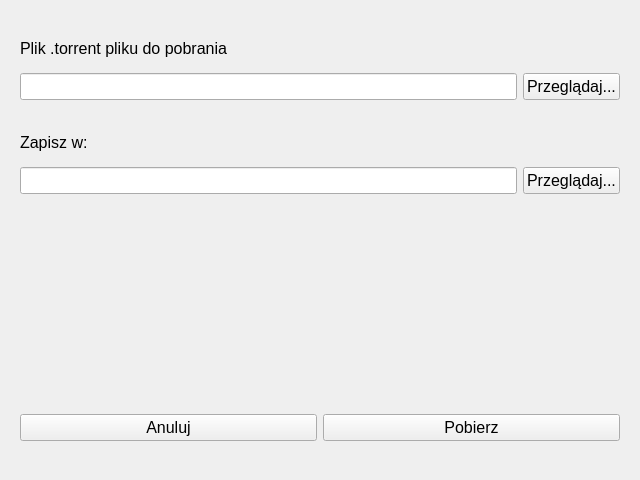
<?xml version="1.0" encoding="UTF-8"?>
<ui version="4.0">
 <class>DownloadFileWindow</class>
 <widget class="QWidget" name="DownloadFileWindow">
  <property name="windowModality">
   <enum>Qt::ApplicationModal</enum>
  </property>
  <property name="enabled">
   <bool>true</bool>
  </property>
  <property name="geometry">
   <rect>
    <x>0</x>
    <y>0</y>
    <width>640</width>
    <height>480</height>
   </rect>
  </property>
  <property name="focusPolicy">
   <enum>Qt::StrongFocus</enum>
  </property>
  <property name="contextMenuPolicy">
   <enum>Qt::ActionsContextMenu</enum>
  </property>
  <property name="windowTitle">
   <string>Pobierz nowy plik</string>
  </property>
  <layout class="QVBoxLayout" name="verticalLayout">
   <property name="topMargin">
    <number>30</number>
   </property>
   <property name="bottomMargin">
    <number>30</number>
   </property>
   <item>
    <widget class="QWidget" name="widget_5" native="true">
     <property name="sizePolicy">
      <sizepolicy hsizetype="Preferred" vsizetype="Preferred">
       <horstretch>0</horstretch>
       <verstretch>0</verstretch>
      </sizepolicy>
     </property>
     <layout class="QVBoxLayout" name="verticalLayout_2">
      <item>
       <widget class="QLabel" name="label">
        <property name="sizePolicy">
         <sizepolicy hsizetype="Preferred" vsizetype="Preferred">
          <horstretch>0</horstretch>
          <verstretch>0</verstretch>
         </sizepolicy>
        </property>
        <property name="font">
         <font>
          <pointsize>12</pointsize>
         </font>
        </property>
        <property name="text">
         <string>Plik .torrent pliku do pobrania</string>
        </property>
       </widget>
      </item>
      <item>
       <widget class="QWidget" name="widget_3" native="true">
        <property name="sizePolicy">
         <sizepolicy hsizetype="Preferred" vsizetype="Preferred">
          <horstretch>0</horstretch>
          <verstretch>0</verstretch>
         </sizepolicy>
        </property>
        <layout class="QHBoxLayout" name="horizontalLayout">
         <property name="leftMargin">
          <number>0</number>
         </property>
         <property name="rightMargin">
          <number>0</number>
         </property>
         <item>
          <widget class="QLineEdit" name="torrentName">
           <property name="font">
            <font>
             <pointsize>12</pointsize>
            </font>
           </property>
          </widget>
         </item>
         <item>
          <widget class="QPushButton" name="listTorrents">
           <property name="sizePolicy">
            <sizepolicy hsizetype="Minimum" vsizetype="Fixed">
             <horstretch>0</horstretch>
             <verstretch>0</verstretch>
            </sizepolicy>
           </property>
           <property name="font">
            <font>
             <pointsize>12</pointsize>
            </font>
           </property>
           <property name="text">
            <string>Przeglądaj...</string>
           </property>
          </widget>
         </item>
        </layout>
       </widget>
      </item>
     </layout>
    </widget>
   </item>
   <item>
    <widget class="QWidget" name="widget_6" native="true">
     <property name="sizePolicy">
      <sizepolicy hsizetype="Preferred" vsizetype="Preferred">
       <horstretch>0</horstretch>
       <verstretch>0</verstretch>
      </sizepolicy>
     </property>
     <layout class="QVBoxLayout" name="verticalLayout_3">
      <item>
       <widget class="QLabel" name="label_2">
        <property name="sizePolicy">
         <sizepolicy hsizetype="Preferred" vsizetype="Preferred">
          <horstretch>0</horstretch>
          <verstretch>0</verstretch>
         </sizepolicy>
        </property>
        <property name="font">
         <font>
          <pointsize>12</pointsize>
         </font>
        </property>
        <property name="text">
         <string>Zapisz w:</string>
        </property>
       </widget>
      </item>
      <item>
       <widget class="QWidget" name="widget_7" native="true">
        <property name="sizePolicy">
         <sizepolicy hsizetype="Preferred" vsizetype="Preferred">
          <horstretch>0</horstretch>
          <verstretch>0</verstretch>
         </sizepolicy>
        </property>
        <layout class="QHBoxLayout" name="horizontalLayout_3">
         <property name="leftMargin">
          <number>0</number>
         </property>
         <property name="rightMargin">
          <number>0</number>
         </property>
         <item>
          <widget class="QLineEdit" name="saveName">
           <property name="font">
            <font>
             <pointsize>12</pointsize>
            </font>
           </property>
          </widget>
         </item>
         <item>
          <widget class="QPushButton" name="listSaves">
           <property name="sizePolicy">
            <sizepolicy hsizetype="Minimum" vsizetype="Fixed">
             <horstretch>0</horstretch>
             <verstretch>0</verstretch>
            </sizepolicy>
           </property>
           <property name="font">
            <font>
             <pointsize>12</pointsize>
            </font>
           </property>
           <property name="text">
            <string>Przeglądaj...</string>
           </property>
          </widget>
         </item>
        </layout>
       </widget>
      </item>
     </layout>
    </widget>
   </item>
   <item>
    <spacer name="verticalSpacer">
     <property name="orientation">
      <enum>Qt::Vertical</enum>
     </property>
     <property name="sizeType">
      <enum>QSizePolicy::Expanding</enum>
     </property>
     <property name="sizeHint" stdset="0">
      <size>
       <width>20</width>
       <height>40</height>
      </size>
     </property>
    </spacer>
   </item>
   <item>
    <widget class="QWidget" name="widget_4" native="true">
     <property name="sizePolicy">
      <sizepolicy hsizetype="Expanding" vsizetype="Preferred">
       <horstretch>0</horstretch>
       <verstretch>0</verstretch>
      </sizepolicy>
     </property>
     <layout class="QHBoxLayout" name="horizontalLayout_2">
      <item>
       <widget class="QPushButton" name="Cancel">
        <property name="font">
         <font>
          <pointsize>12</pointsize>
         </font>
        </property>
        <property name="text">
         <string>Anuluj</string>
        </property>
       </widget>
      </item>
      <item>
       <widget class="QPushButton" name="Download">
        <property name="font">
         <font>
          <pointsize>12</pointsize>
         </font>
        </property>
        <property name="text">
         <string>Pobierz</string>
        </property>
       </widget>
      </item>
     </layout>
    </widget>
   </item>
  </layout>
 </widget>
 <resources/>
 <connections/>
</ui>
